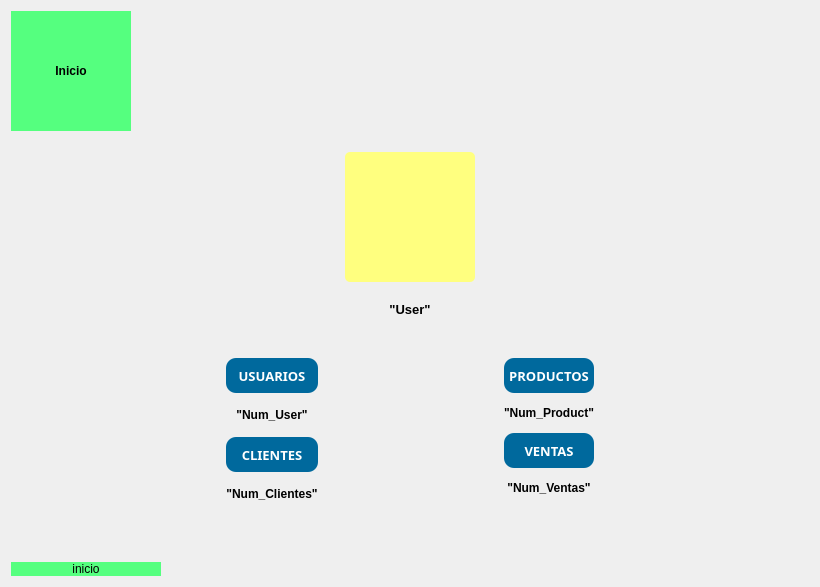
         <widget class="QWidget" name="page_inicio">
          <layout class="QVBoxLayout" name="verticalLayout_5">
           <item>
            <layout class="QHBoxLayout" name="horizontalLayout_12">
             <property name="spacing">
              <number>0</number>
             </property>
             <property name="leftMargin">
              <number>0</number>
             </property>
             <property name="topMargin">
              <number>0</number>
             </property>
             <property name="rightMargin">
              <number>0</number>
             </property>
             <property name="bottomMargin">
              <number>0</number>
             </property>
             <item>
              <widget class="QLabel" name="label_2">
               <property name="minimumSize">
                <size>
                 <width>120</width>
                 <height>120</height>
                </size>
               </property>
               <property name="maximumSize">
                <size>
                 <width>16777215</width>
                 <height>120</height>
                </size>
               </property>
               <property name="font">
                <font>
                 <pointsize>9</pointsize>
                 <weight>75</weight>
                 <bold>true</bold>
                </font>
               </property>
               <property name="styleSheet">
                <string notr="true">background-color: rgb(85, 255, 127);</string>
               </property>
               <property name="text">
                <string>Inicio</string>
               </property>
               <property name="alignment">
                <set>Qt::AlignCenter</set>
               </property>
              </widget>
             </item>
             <item>
              <spacer name="horizontalSpacer_14">
               <property name="orientation">
                <enum>Qt::Horizontal</enum>
               </property>
               <property name="sizeHint" stdset="0">
                <size>
                 <width>40</width>
                 <height>20</height>
                </size>
               </property>
              </spacer>
             </item>
            </layout>
           </item>
           <item>
            <layout class="QHBoxLayout" name="horizontalLayout_13">
             <item>
              <spacer name="horizontalSpacer_15">
               <property name="orientation">
                <enum>Qt::Horizontal</enum>
               </property>
               <property name="sizeHint" stdset="0">
                <size>
                 <width>40</width>
                 <height>20</height>
                </size>
               </property>
              </spacer>
             </item>
             <item>
              <layout class="QVBoxLayout" name="verticalLayout_6">
               <property name="spacing">
                <number>15</number>
               </property>
               <property name="leftMargin">
                <number>15</number>
               </property>
               <property name="topMargin">
                <number>15</number>
               </property>
               <property name="rightMargin">
                <number>15</number>
               </property>
               <property name="bottomMargin">
                <number>15</number>
               </property>
               <item>
                <layout class="QHBoxLayout" name="horizontalLayout_11">
                 <item>
                  <widget class="QLabel" name="img_User_2">
                   <property name="minimumSize">
                    <size>
                     <width>130</width>
                     <height>130</height>
                    </size>
                   </property>
                   <property name="maximumSize">
                    <size>
                     <width>174</width>
                     <height>160</height>
                    </size>
                   </property>
                   <property name="layoutDirection">
                    <enum>Qt::LeftToRight</enum>
                   </property>
                   <property name="styleSheet">
                    <string notr="true">	border-radius: 5px;
background-color: rgb(255, 255, 127);
	color: white;</string>
                   </property>
                   <property name="text">
                    <string/>
                   </property>
                   <property name="pixmap">
                    <pixmap>../img/User-Default.png</pixmap>
                   </property>
                   <property name="scaledContents">
                    <bool>true</bool>
                   </property>
                   <property name="alignment">
                    <set>Qt::AlignCenter</set>
                   </property>
                   <property name="wordWrap">
                    <bool>false</bool>
                   </property>
                  </widget>
                 </item>
                </layout>
               </item>
               <item>
                <widget class="QLabel" name="label_4">
                 <property name="minimumSize">
                  <size>
                   <width>100</width>
                   <height>25</height>
                  </size>
                 </property>
                 <property name="font">
                  <font>
                   <family>MS Shell Dlg 2</family>
                   <pointsize>10</pointsize>
                   <weight>75</weight>
                   <bold>true</bold>
                  </font>
                 </property>
                 <property name="text">
                  <string>&quot;User&quot;</string>
                 </property>
                 <property name="alignment">
                  <set>Qt::AlignCenter</set>
                 </property>
                </widget>
               </item>
              </layout>
             </item>
             <item>
              <spacer name="horizontalSpacer_16">
               <property name="orientation">
                <enum>Qt::Horizontal</enum>
               </property>
               <property name="sizeHint" stdset="0">
                <size>
                 <width>40</width>
                 <height>20</height>
                </size>
               </property>
              </spacer>
             </item>
            </layout>
           </item>
           <item>
            <layout class="QHBoxLayout" name="horizontalLayout_14">
             <item>
              <spacer name="horizontalSpacer_17">
               <property name="orientation">
                <enum>Qt::Horizontal</enum>
               </property>
               <property name="sizeType">
                <enum>QSizePolicy::Fixed</enum>
               </property>
               <property name="sizeHint" stdset="0">
                <size>
                 <width>200</width>
                 <height>20</height>
                </size>
               </property>
              </spacer>
             </item>
             <item>
              <layout class="QVBoxLayout" name="lyu_date1">
               <property name="spacing">
                <number>15</number>
               </property>
               <property name="leftMargin">
                <number>15</number>
               </property>
               <property name="topMargin">
                <number>15</number>
               </property>
               <property name="rightMargin">
                <number>15</number>
               </property>
               <property name="bottomMargin">
                <number>15</number>
               </property>
               <item>
                <widget class="QPushButton" name="pushButton">
                 <property name="minimumSize">
                  <size>
                   <width>0</width>
                   <height>35</height>
                  </size>
                 </property>
                 <property name="font">
                  <font>
                   <family>Minion Pro SmBd</family>
                   <pointsize>10</pointsize>
                   <weight>75</weight>
                   <italic>false</italic>
                   <bold>true</bold>
                  </font>
                 </property>
                 <property name="styleSheet">
                  <string notr="true">QPushButton{
	background-color: rgb(0, 105, 157);
	border-radius: 10px;
	color: white;
}

QPushButton:hover{
	background: rgb(0, 117, 176);
}</string>
                 </property>
                 <property name="text">
                  <string>USUARIOS</string>
                 </property>
                </widget>
               </item>
               <item>
                <widget class="QLabel" name="label_15">
                 <property name="font">
                  <font>
                   <pointsize>9</pointsize>
                   <weight>75</weight>
                   <bold>true</bold>
                  </font>
                 </property>
                 <property name="text">
                  <string>&quot;Num_User&quot;</string>
                 </property>
                 <property name="alignment">
                  <set>Qt::AlignCenter</set>
                 </property>
                </widget>
               </item>
               <item>
                <widget class="QPushButton" name="pushButton_3">
                 <property name="minimumSize">
                  <size>
                   <width>0</width>
                   <height>35</height>
                  </size>
                 </property>
                 <property name="font">
                  <font>
                   <family>Minion Pro SmBd</family>
                   <pointsize>10</pointsize>
                   <weight>75</weight>
                   <bold>true</bold>
                  </font>
                 </property>
                 <property name="styleSheet">
                  <string notr="true">QPushButton{
	background-color: rgb(0, 105, 157);
	border-radius: 10px;
	color: white;
}

QPushButton:hover{
	background: rgb(0, 117, 176);
}</string>
                 </property>
                 <property name="text">
                  <string>CLIENTES</string>
                 </property>
                </widget>
               </item>
               <item>
                <widget class="QLabel" name="label_18">
                 <property name="font">
                  <font>
                   <pointsize>9</pointsize>
                   <weight>75</weight>
                   <bold>true</bold>
                  </font>
                 </property>
                 <property name="text">
                  <string>&quot;Num_Clientes&quot;</string>
                 </property>
                 <property name="alignment">
                  <set>Qt::AlignCenter</set>
                 </property>
                </widget>
               </item>
              </layout>
             </item>
             <item>
              <spacer name="horizontalSpacer_19">
               <property name="orientation">
                <enum>Qt::Horizontal</enum>
               </property>
               <property name="sizeType">
                <enum>QSizePolicy::Fixed</enum>
               </property>
               <property name="sizeHint" stdset="0">
                <size>
                 <width>150</width>
                 <height>20</height>
                </size>
               </property>
              </spacer>
             </item>
             <item>
              <layout class="QVBoxLayout" name="lyu_date2">
               <property name="leftMargin">
                <number>15</number>
               </property>
               <property name="topMargin">
                <number>15</number>
               </property>
               <property name="rightMargin">
                <number>15</number>
               </property>
               <property name="bottomMargin">
                <number>15</number>
               </property>
               <item>
                <widget class="QPushButton" name="pushButton_2">
                 <property name="minimumSize">
                  <size>
                   <width>0</width>
                   <height>35</height>
                  </size>
                 </property>
                 <property name="font">
                  <font>
                   <family>Minion Pro SmBd</family>
                   <pointsize>10</pointsize>
                   <weight>75</weight>
                   <bold>true</bold>
                  </font>
                 </property>
                 <property name="styleSheet">
                  <string notr="true">QPushButton{
	background-color: rgb(0, 105, 157);
	border-radius: 10px;
	color: white;
}

QPushButton:hover{
	background: rgb(0, 117, 176);
}</string>
                 </property>
                 <property name="text">
                  <string>PRODUCTOS</string>
                 </property>
                </widget>
               </item>
               <item>
                <widget class="QLabel" name="label_16">
                 <property name="font">
                  <font>
                   <pointsize>9</pointsize>
                   <weight>75</weight>
                   <bold>true</bold>
                  </font>
                 </property>
                 <property name="text">
                  <string>&quot;Num_Product&quot;</string>
                 </property>
                 <property name="alignment">
                  <set>Qt::AlignCenter</set>
                 </property>
                </widget>
               </item>
               <item>
                <widget class="QPushButton" name="pushButton_4">
                 <property name="minimumSize">
                  <size>
                   <width>0</width>
                   <height>35</height>
                  </size>
                 </property>
                 <property name="font">
                  <font>
                   <family>Minion Pro SmBd</family>
                   <pointsize>10</pointsize>
                   <weight>75</weight>
                   <bold>true</bold>
                  </font>
                 </property>
                 <property name="styleSheet">
                  <string notr="true">QPushButton{
	background-color: rgb(0, 105, 157);
	border-radius: 10px;
	color: white;
}

QPushButton:hover{
	background: rgb(0, 117, 176);
}</string>
                 </property>
                 <property name="text">
                  <string>VENTAS</string>
                 </property>
                </widget>
               </item>
               <item>
                <widget class="QLabel" name="label_17">
                 <property name="font">
                  <font>
                   <pointsize>9</pointsize>
                   <weight>75</weight>
                   <bold>true</bold>
                  </font>
                 </property>
                 <property name="text">
                  <string>&quot;Num_Ventas&quot;</string>
                 </property>
                 <property name="alignment">
                  <set>Qt::AlignCenter</set>
                 </property>
                </widget>
               </item>
              </layout>
             </item>
             <item>
              <spacer name="horizontalSpacer_18">
               <property name="orientation">
                <enum>Qt::Horizontal</enum>
               </property>
               <property name="sizeType">
                <enum>QSizePolicy::Fixed</enum>
               </property>
               <property name="sizeHint" stdset="0">
                <size>
                 <width>200</width>
                 <height>20</height>
                </size>
               </property>
              </spacer>
             </item>
            </layout>
           </item>
           <item>
            <spacer name="verticalSpacer_3">
             <property name="orientation">
              <enum>Qt::Vertical</enum>
             </property>
             <property name="sizeHint" stdset="0">
              <size>
               <width>20</width>
               <height>40</height>
              </size>
             </property>
            </spacer>
           </item>
           <item>
            <widget class="QLabel" name="lbl_Logo">
             <property name="sizePolicy">
              <sizepolicy hsizetype="Expanding" vsizetype="Preferred">
               <horstretch>0</horstretch>
               <verstretch>0</verstretch>
              </sizepolicy>
             </property>
             <property name="minimumSize">
              <size>
               <width>128</width>
               <height>0</height>
              </size>
             </property>
             <property name="maximumSize">
              <size>
               <width>150</width>
               <height>150</height>
              </size>
             </property>
             <property name="styleSheet">
              <string notr="true">background-color: rgb(85, 255, 127);</string>
             </property>
             <property name="text">
              <string>inicio</string>
             </property>
             <property name="alignment">
              <set>Qt::AlignCenter</set>
             </property>
            </widget>
           </item>
          </layout>
         </widget>
